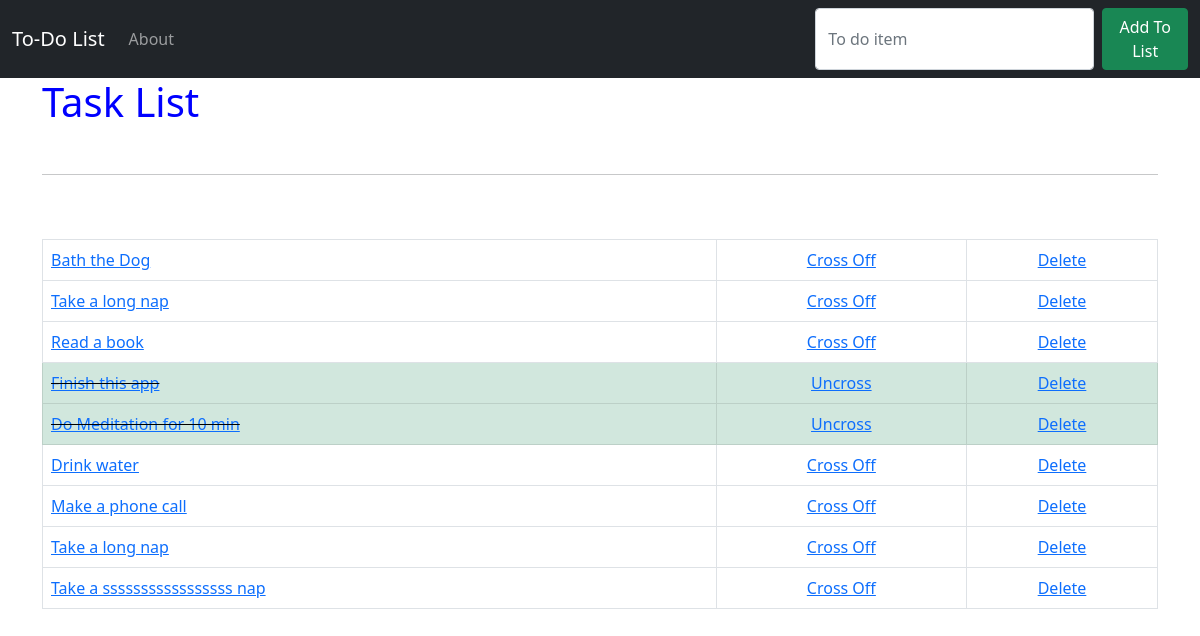
The page / on the database its author committed.
### todo_lists/models.py (models this page shows, shortened)
class List(models.Model):
    item = models.CharField(max_length=200)
    completed = models.BooleanField(default=False)

### todo_lists/views.py (the view)
# urls.py: 2. Add a URL to urlpatterns:  path('', views.home, name='home')
def home(request):
    if request.method == 'POST':
        form = ListForm(request.POST or None)
        if form.is_valid():
            form.save()
            all_items = List.objects.all()
            messages.success(
                request, "You Have added new task, all the best!", )
            return render(request, 'home.html', {'all_items': all_items})
    else:
        all_items = List.objects.all()
        return render(request, 'home.html', {'all_items': all_items})

### todo_lists/templates/home.html (shortened to what this page needs)
{% extends 'base.html' %}
{% block content %}
    <h1 style="color: blue;">Task List</h1>
    <br>
    <hr>
    <br>
    <br>
    {% if all_items %}
        <table class="table table-bordered">
            {% for things in all_items %}
                {% if things.completed %}
                    <tr class="table-success">
                        <td class="striker"><a href="{% url 'edit' things.id %}">{{things.item}}</a></td>
                        <td> <center><a href="{% url 'uncross' things.id %}">Uncross</a></center> </td>
                        <td><center> <a href="{% url 'delete' things.id %}">Delete</a> </center></td>
                    </tr>
                {% else %}
                    <tr>
                        <td><a href="{% url 'edit' things.id %}">{{things.item}}</a></td>
                        <td> <center><a href="{% url 'cross_off' things.id %}">Cross Off</a> </center> </td>
                        <td><center><a href="{% url 'delete' things.id %}">Delete</a></center></td>
                    </tr>
                {% endif %}
            {% endfor %}
        </table>
    {% endif %}
{% endblock %}

### todo_lists/templates/base.html (shortened to what this page needs)
{% load static %}
<!doctype html>
<html lang="en">
  <head>
    <link href="https://cdn.jsdelivr.net/npm/bootstrap@5.0.1/dist/css/bootstrap.min.css" rel="stylesheet">
    <link rel="stylesheet" href="{% static 'css/my_style.css' %}">
  </head>
  <body>
    <nav class="navbar navbar-expand-lg navbar-dark bg-dark">
        <div class="container-fluid">
          <a class="navbar-brand" href="{% url 'home' %}">To-Do List</a>
          <div class="collapse navbar-collapse" id="navbarSupportedContent">
            <ul class="navbar-nav me-auto mb-2 mb-lg-0">
              <li class="nav-item">
                <a class="nav-link" href="{% url 'about' %}">About</a>
              </li>
            </ul>
            <form class="d-flex  text-center" method="POST">
              <input class="form-control me-2" type="search" placeholder="To do item" aria-label="Search" name="item">
              <button class="btn btn-success" type="submit">Add To List</button>
            </form>
          </div>
        </div>
      </nav>
    <div class="container">
        {% block content %}
        {% endblock %}
    </div>
  </body>
</html>

### static/css/my_style.css (style rules this page uses)
.striker { text-decoration: line-through; }

### rows shown on the page
List: item "Bath the Dog"
List: item "Take a long nap"
List: item "Read a book"
List: item "Finish this app"
List: item "Do Meditation for 10 min"
List: item "Drink water"
List: item "Make a phone call"
List: item "Take a long nap"
List: item "Take a sssssssssssssssss nap"
